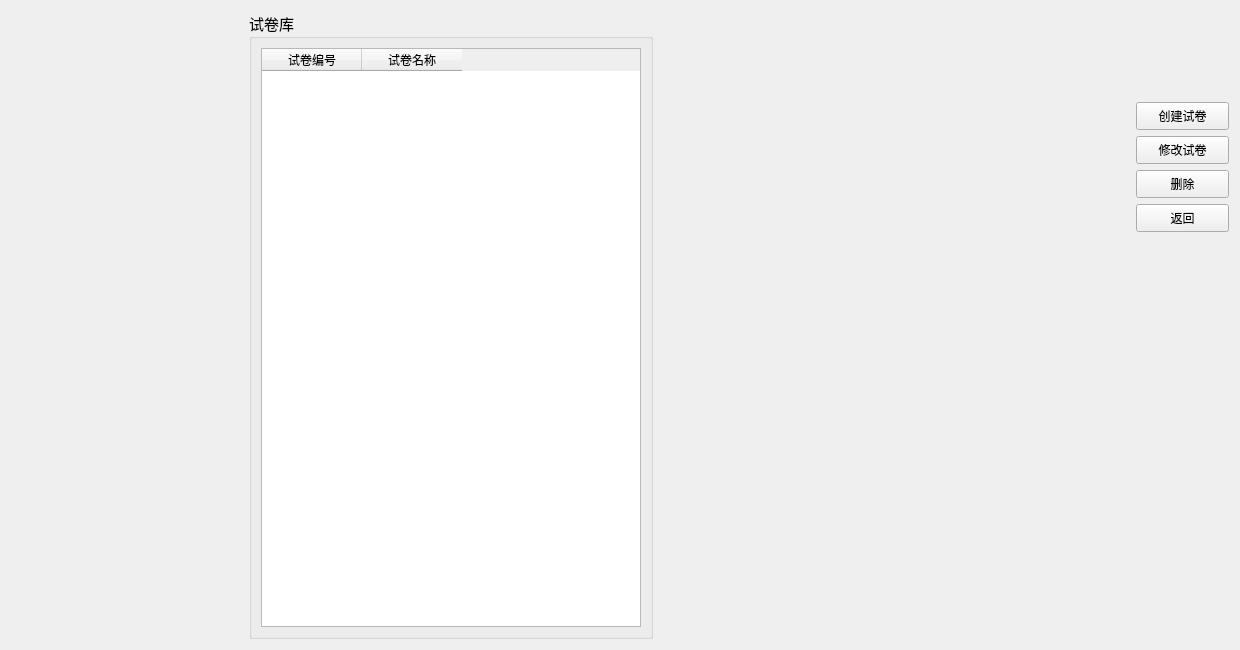
<?xml version="1.0" encoding="UTF-8"?>
<ui version="4.0">
 <class>PaperManageUI</class>
 <widget class="QWidget" name="PaperManageUI">
  <property name="geometry">
   <rect>
    <x>0</x>
    <y>0</y>
    <width>1240</width>
    <height>650</height>
   </rect>
  </property>
  <property name="minimumSize">
   <size>
    <width>1240</width>
    <height>650</height>
   </size>
  </property>
  <property name="maximumSize">
   <size>
    <width>1240</width>
    <height>650</height>
   </size>
  </property>
  <property name="font">
   <font>
    <family>微软雅黑</family>
    <pointsize>11</pointsize>
   </font>
  </property>
  <property name="windowTitle">
   <string>出卷界面</string>
  </property>
  <layout class="QGridLayout" name="gridLayout">
   <item row="0" column="5">
    <spacer name="horizontalSpacer_4">
     <property name="orientation">
      <enum>Qt::Horizontal</enum>
     </property>
     <property name="sizeHint" stdset="0">
      <size>
       <width>108</width>
       <height>20</height>
      </size>
     </property>
    </spacer>
   </item>
   <item row="0" column="6">
    <spacer name="horizontalSpacer_5">
     <property name="orientation">
      <enum>Qt::Horizontal</enum>
     </property>
     <property name="sizeHint" stdset="0">
      <size>
       <width>109</width>
       <height>20</height>
      </size>
     </property>
    </spacer>
   </item>
   <item row="0" column="0">
    <spacer name="horizontalSpacer">
     <property name="orientation">
      <enum>Qt::Horizontal</enum>
     </property>
     <property name="sizeHint" stdset="0">
      <size>
       <width>109</width>
       <height>20</height>
      </size>
     </property>
    </spacer>
   </item>
   <item row="0" column="4">
    <spacer name="horizontalSpacer_3">
     <property name="orientation">
      <enum>Qt::Horizontal</enum>
     </property>
     <property name="sizeHint" stdset="0">
      <size>
       <width>109</width>
       <height>20</height>
      </size>
     </property>
    </spacer>
   </item>
   <item row="0" column="1">
    <spacer name="horizontalSpacer_2">
     <property name="orientation">
      <enum>Qt::Horizontal</enum>
     </property>
     <property name="sizeHint" stdset="0">
      <size>
       <width>108</width>
       <height>20</height>
      </size>
     </property>
    </spacer>
   </item>
   <item row="0" column="7">
    <layout class="QVBoxLayout" name="verticalLayout">
     <item>
      <spacer name="verticalSpacer">
       <property name="orientation">
        <enum>Qt::Vertical</enum>
       </property>
       <property name="sizeHint" stdset="0">
        <size>
         <width>20</width>
         <height>40</height>
        </size>
       </property>
      </spacer>
     </item>
     <item>
      <spacer name="verticalSpacer_2">
       <property name="orientation">
        <enum>Qt::Vertical</enum>
       </property>
       <property name="sizeHint" stdset="0">
        <size>
         <width>20</width>
         <height>40</height>
        </size>
       </property>
      </spacer>
     </item>
     <item>
      <widget class="QPushButton" name="pushButton_AddorMoidfy">
       <property name="sizePolicy">
        <sizepolicy hsizetype="Minimum" vsizetype="Expanding">
         <horstretch>0</horstretch>
         <verstretch>0</verstretch>
        </sizepolicy>
       </property>
       <property name="minimumSize">
        <size>
         <width>93</width>
         <height>28</height>
        </size>
       </property>
       <property name="maximumSize">
        <size>
         <width>93</width>
         <height>28</height>
        </size>
       </property>
       <property name="font">
        <font>
         <family>SimSun-ExtB</family>
         <pointsize>9</pointsize>
        </font>
       </property>
       <property name="text">
        <string>创建试卷</string>
       </property>
      </widget>
     </item>
     <item>
      <widget class="QPushButton" name="pushButton_tomodify">
       <property name="sizePolicy">
        <sizepolicy hsizetype="Minimum" vsizetype="Expanding">
         <horstretch>0</horstretch>
         <verstretch>0</verstretch>
        </sizepolicy>
       </property>
       <property name="minimumSize">
        <size>
         <width>93</width>
         <height>28</height>
        </size>
       </property>
       <property name="maximumSize">
        <size>
         <width>93</width>
         <height>28</height>
        </size>
       </property>
       <property name="font">
        <font>
         <family>SimSun-ExtB</family>
         <pointsize>9</pointsize>
        </font>
       </property>
       <property name="text">
        <string>修改试卷</string>
       </property>
      </widget>
     </item>
     <item>
      <widget class="QPushButton" name="pushButton_delete">
       <property name="sizePolicy">
        <sizepolicy hsizetype="Minimum" vsizetype="Expanding">
         <horstretch>0</horstretch>
         <verstretch>0</verstretch>
        </sizepolicy>
       </property>
       <property name="minimumSize">
        <size>
         <width>93</width>
         <height>28</height>
        </size>
       </property>
       <property name="maximumSize">
        <size>
         <width>93</width>
         <height>28</height>
        </size>
       </property>
       <property name="font">
        <font>
         <family>SimSun-ExtB</family>
         <pointsize>9</pointsize>
        </font>
       </property>
       <property name="text">
        <string>删除</string>
       </property>
      </widget>
     </item>
     <item>
      <widget class="QPushButton" name="pushButton_back">
       <property name="sizePolicy">
        <sizepolicy hsizetype="Fixed" vsizetype="Fixed">
         <horstretch>0</horstretch>
         <verstretch>0</verstretch>
        </sizepolicy>
       </property>
       <property name="minimumSize">
        <size>
         <width>93</width>
         <height>28</height>
        </size>
       </property>
       <property name="maximumSize">
        <size>
         <width>93</width>
         <height>28</height>
        </size>
       </property>
       <property name="font">
        <font>
         <family>SimSun-ExtB</family>
         <pointsize>9</pointsize>
         <weight>50</weight>
         <italic>false</italic>
         <bold>false</bold>
         <underline>false</underline>
         <strikeout>false</strikeout>
        </font>
       </property>
       <property name="layoutDirection">
        <enum>Qt::RightToLeft</enum>
       </property>
       <property name="text">
        <string>返回</string>
       </property>
      </widget>
     </item>
     <item>
      <spacer name="verticalSpacer_3">
       <property name="orientation">
        <enum>Qt::Vertical</enum>
       </property>
       <property name="sizeHint" stdset="0">
        <size>
         <width>20</width>
         <height>40</height>
        </size>
       </property>
      </spacer>
     </item>
     <item>
      <spacer name="verticalSpacer_4">
       <property name="orientation">
        <enum>Qt::Vertical</enum>
       </property>
       <property name="sizeHint" stdset="0">
        <size>
         <width>20</width>
         <height>40</height>
        </size>
       </property>
      </spacer>
     </item>
     <item>
      <spacer name="verticalSpacer_5">
       <property name="orientation">
        <enum>Qt::Vertical</enum>
       </property>
       <property name="sizeHint" stdset="0">
        <size>
         <width>20</width>
         <height>40</height>
        </size>
       </property>
      </spacer>
     </item>
     <item>
      <spacer name="verticalSpacer_8">
       <property name="orientation">
        <enum>Qt::Vertical</enum>
       </property>
       <property name="sizeHint" stdset="0">
        <size>
         <width>20</width>
         <height>40</height>
        </size>
       </property>
      </spacer>
     </item>
     <item>
      <spacer name="verticalSpacer_7">
       <property name="orientation">
        <enum>Qt::Vertical</enum>
       </property>
       <property name="sizeHint" stdset="0">
        <size>
         <width>20</width>
         <height>40</height>
        </size>
       </property>
      </spacer>
     </item>
     <item>
      <spacer name="verticalSpacer_11">
       <property name="orientation">
        <enum>Qt::Vertical</enum>
       </property>
       <property name="sizeHint" stdset="0">
        <size>
         <width>20</width>
         <height>40</height>
        </size>
       </property>
      </spacer>
     </item>
     <item>
      <spacer name="verticalSpacer_9">
       <property name="orientation">
        <enum>Qt::Vertical</enum>
       </property>
       <property name="sizeHint" stdset="0">
        <size>
         <width>20</width>
         <height>40</height>
        </size>
       </property>
      </spacer>
     </item>
     <item>
      <spacer name="verticalSpacer_10">
       <property name="orientation">
        <enum>Qt::Vertical</enum>
       </property>
       <property name="sizeHint" stdset="0">
        <size>
         <width>20</width>
         <height>40</height>
        </size>
       </property>
      </spacer>
     </item>
     <item>
      <spacer name="verticalSpacer_6">
       <property name="orientation">
        <enum>Qt::Vertical</enum>
       </property>
       <property name="sizeHint" stdset="0">
        <size>
         <width>20</width>
         <height>40</height>
        </size>
       </property>
      </spacer>
     </item>
    </layout>
   </item>
   <item row="0" column="2">
    <widget class="QGroupBox" name="groupBox">
     <property name="title">
      <string>试卷库</string>
     </property>
     <layout class="QHBoxLayout" name="horizontalLayout">
      <item>
       <widget class="QTableWidget" name="table_allpaper">
        <property name="sizePolicy">
         <sizepolicy hsizetype="Preferred" vsizetype="Preferred">
          <horstretch>0</horstretch>
          <verstretch>0</verstretch>
         </sizepolicy>
        </property>
        <property name="minimumSize">
         <size>
          <width>380</width>
          <height>150</height>
         </size>
        </property>
        <property name="font">
         <font>
          <family>宋体</family>
          <pointsize>9</pointsize>
         </font>
        </property>
        <property name="toolTip">
         <string>储存试卷的试卷库</string>
        </property>
        <property name="editTriggers">
         <set>QAbstractItemView::NoEditTriggers</set>
        </property>
        <column>
         <property name="text">
          <string>试卷编号</string>
         </property>
        </column>
        <column>
         <property name="text">
          <string>试卷名称</string>
         </property>
        </column>
       </widget>
      </item>
     </layout>
    </widget>
   </item>
   <item row="0" column="3">
    <spacer name="horizontalSpacer_6">
     <property name="orientation">
      <enum>Qt::Horizontal</enum>
     </property>
     <property name="sizeHint" stdset="0">
      <size>
       <width>40</width>
       <height>20</height>
      </size>
     </property>
    </spacer>
   </item>
  </layout>
 </widget>
 <resources/>
 <connections/>
</ui>
